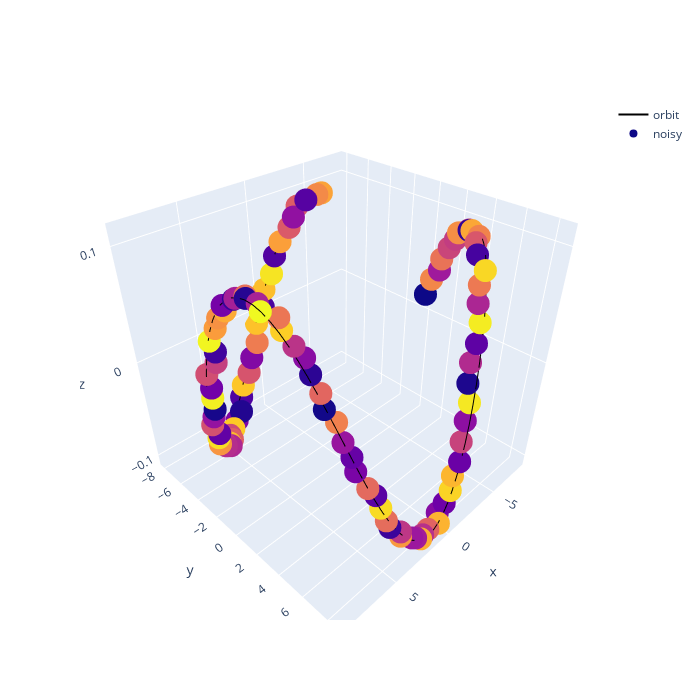

Notebook code cell kept with this figure:
### Code cell
trace_orbit = go.Scatter3d(
    x=osc.x, y=osc.y, z=osc.z,
    name="orbit", mode="lines", marker=dict(color='black')
)

trace_data = go.Scatter3d(
    x=data.x, y=data.y, z=data.z,
    name="noisy", mode="markers", marker=dict(color=clrO)
)

layout = go.Layout(width=700, height=700)

fig = go.Figure(
    data=[trace_orbit, trace_data],
    layout=layout
)
fig.show()
